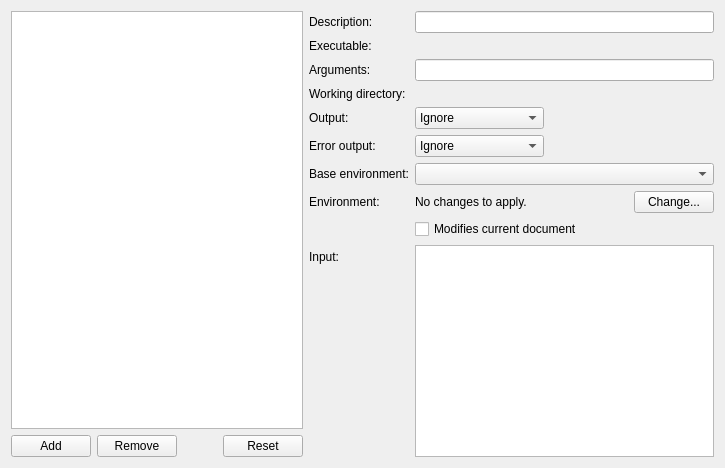
<?xml version="1.0" encoding="UTF-8"?>
<ui version="4.0">
 <class>Core::Internal::ExternalToolConfig</class>
 <widget class="QWidget" name="Core::Internal::ExternalToolConfig">
  <property name="geometry">
   <rect>
    <x>0</x>
    <y>0</y>
    <width>725</width>
    <height>468</height>
   </rect>
  </property>
  <property name="windowTitle">
   <string/>
  </property>
  <layout class="QHBoxLayout" name="horizontalLayout_2">
   <item>
    <layout class="QVBoxLayout" name="verticalLayout">
     <item>
      <widget class="QTreeView" name="toolTree">
       <property name="dragEnabled">
        <bool>true</bool>
       </property>
       <property name="dragDropMode">
        <enum>QAbstractItemView::InternalMove</enum>
       </property>
       <attribute name="headerVisible">
        <bool>false</bool>
       </attribute>
       <attribute name="headerDefaultSectionSize">
        <number>21</number>
       </attribute>
      </widget>
     </item>
     <item>
      <layout class="QHBoxLayout" name="horizontalLayout">
       <item>
        <widget class="QPushButton" name="addButton">
         <property name="toolTip">
          <string>Add tool.</string>
         </property>
         <property name="text">
          <string>Add</string>
         </property>
        </widget>
       </item>
       <item>
        <widget class="QPushButton" name="removeButton">
         <property name="toolTip">
          <string>Remove tool.</string>
         </property>
         <property name="text">
          <string>Remove</string>
         </property>
        </widget>
       </item>
       <item>
        <spacer name="horizontalSpacer">
         <property name="orientation">
          <enum>Qt::Horizontal</enum>
         </property>
         <property name="sizeHint" stdset="0">
          <size>
           <width>40</width>
           <height>20</height>
          </size>
         </property>
        </spacer>
       </item>
       <item>
        <widget class="QPushButton" name="revertButton">
         <property name="toolTip">
          <string>Revert tool to default.</string>
         </property>
         <property name="text">
          <string>Reset</string>
         </property>
        </widget>
       </item>
      </layout>
     </item>
    </layout>
   </item>
   <item>
    <widget class="QScrollArea" name="scrollArea">
     <property name="sizePolicy">
      <sizepolicy hsizetype="Expanding" vsizetype="Expanding">
       <horstretch>10</horstretch>
       <verstretch>0</verstretch>
      </sizepolicy>
     </property>
     <property name="frameShape">
      <enum>QFrame::NoFrame</enum>
     </property>
     <property name="frameShadow">
      <enum>QFrame::Plain</enum>
     </property>
     <property name="lineWidth">
      <number>0</number>
     </property>
     <property name="widgetResizable">
      <bool>true</bool>
     </property>
     <widget class="QWidget" name="scrollAreaWidgetContents">
      <property name="geometry">
       <rect>
        <x>0</x>
        <y>0</y>
        <width>396</width>
        <height>444</height>
       </rect>
      </property>
      <layout class="QVBoxLayout" name="verticalLayout_2">
       <property name="leftMargin">
        <number>0</number>
       </property>
       <property name="topMargin">
        <number>0</number>
       </property>
       <property name="rightMargin">
        <number>0</number>
       </property>
       <property name="bottomMargin">
        <number>0</number>
       </property>
       <item>
        <widget class="QWidget" name="infoWidget" native="true">
         <property name="sizePolicy">
          <sizepolicy hsizetype="Preferred" vsizetype="Preferred">
           <horstretch>10</horstretch>
           <verstretch>0</verstretch>
          </sizepolicy>
         </property>
         <layout class="QFormLayout" name="formLayout">
          <property name="fieldGrowthPolicy">
           <enum>QFormLayout::ExpandingFieldsGrow</enum>
          </property>
          <property name="leftMargin">
           <number>0</number>
          </property>
          <property name="topMargin">
           <number>0</number>
          </property>
          <property name="rightMargin">
           <number>0</number>
          </property>
          <property name="bottomMargin">
           <number>0</number>
          </property>
          <item row="0" column="0">
           <widget class="QLabel" name="descriptionLabel">
            <property name="text">
             <string>Description:</string>
            </property>
           </widget>
          </item>
          <item row="0" column="1">
           <widget class="QLineEdit" name="description"/>
          </item>
          <item row="1" column="0">
           <widget class="QLabel" name="executableLabel">
            <property name="text">
             <string>Executable:</string>
            </property>
           </widget>
          </item>
          <item row="1" column="1">
           <widget class="Utils::PathChooser" name="executable" native="true"/>
          </item>
          <item row="2" column="0">
           <widget class="QLabel" name="argumentsLabel">
            <property name="text">
             <string>Arguments:</string>
            </property>
           </widget>
          </item>
          <item row="2" column="1">
           <widget class="QLineEdit" name="arguments"/>
          </item>
          <item row="3" column="0">
           <widget class="QLabel" name="workingDirectoryLabel">
            <property name="text">
             <string>Working directory:</string>
            </property>
           </widget>
          </item>
          <item row="3" column="1">
           <widget class="Utils::PathChooser" name="workingDirectory" native="true"/>
          </item>
          <item row="4" column="0">
           <widget class="QLabel" name="outputLabel">
            <property name="toolTip">
             <string>&lt;html&gt;&lt;head/&gt;&lt;body&gt;
&lt;p&gt;What to do with the executable's standard output.
&lt;ul&gt;&lt;li&gt;Ignore: Do nothing with it.&lt;/li&gt;&lt;li&gt;Show in pane: Show it in the general output pane.&lt;/li&gt;&lt;li&gt;Replace selection: Replace the current selection in the current document with it.&lt;/li&gt;&lt;/ul&gt;&lt;/p&gt;&lt;/body&gt;&lt;/html&gt;
</string>
            </property>
            <property name="text">
             <string>Output:</string>
            </property>
           </widget>
          </item>
          <item row="4" column="1">
           <widget class="QComboBox" name="outputBehavior">
            <item>
             <property name="text">
              <string>Ignore</string>
             </property>
            </item>
            <item>
             <property name="text">
              <string>Show in Pane</string>
             </property>
            </item>
            <item>
             <property name="text">
              <string>Replace Selection</string>
             </property>
            </item>
           </widget>
          </item>
          <item row="5" column="0">
           <widget class="QLabel" name="errorOutputLabel">
            <property name="toolTip">
             <string>&lt;html&gt;&lt;head&gt;&lt;body&gt;
&lt;p &gt;What to do with the executable's standard error output.&lt;/p&gt;
&lt;ul&gt;&lt;li&gt;Ignore: Do nothing with it.&lt;/li&gt;
&lt;li&gt;Show in pane: Show it in the general output pane.&lt;/li&gt;
&lt;li&gt;Replace selection: Replace the current selection in the current document with it.&lt;/li&gt;
&lt;/ul&gt;&lt;/body&gt;&lt;/html&gt;</string>
            </property>
            <property name="text">
             <string>Error output:</string>
            </property>
           </widget>
          </item>
          <item row="5" column="1">
           <widget class="QComboBox" name="errorOutputBehavior">
            <item>
             <property name="text">
              <string>Ignore</string>
             </property>
            </item>
            <item>
             <property name="text">
              <string>Show in Pane</string>
             </property>
            </item>
            <item>
             <property name="text">
              <string>Replace Selection</string>
             </property>
            </item>
           </widget>
          </item>
          <item row="7" column="0">
           <widget class="QLabel" name="label_2">
            <property name="text">
             <string>Environment:</string>
            </property>
           </widget>
          </item>
          <item row="7" column="1">
           <layout class="QHBoxLayout" name="horizontalLayout_3">
            <property name="spacing">
             <number>0</number>
            </property>
            <item>
             <widget class="QLabel" name="environmentLabel">
              <property name="sizePolicy">
               <sizepolicy hsizetype="Expanding" vsizetype="Preferred">
                <horstretch>0</horstretch>
                <verstretch>0</verstretch>
               </sizepolicy>
              </property>
              <property name="text">
               <string>No changes to apply.</string>
              </property>
             </widget>
            </item>
            <item>
             <widget class="QPushButton" name="environmentButton">
              <property name="text">
               <string>Change...</string>
              </property>
             </widget>
            </item>
           </layout>
          </item>
          <item row="8" column="1">
           <widget class="QCheckBox" name="modifiesDocumentCheckbox">
            <property name="toolTip">
             <string>If the tool modifies the current document, set this flag to ensure that the document is saved before running the tool and is reloaded after the tool finished.</string>
            </property>
            <property name="text">
             <string>Modifies current document</string>
            </property>
           </widget>
          </item>
          <item row="9" column="0">
           <widget class="QLabel" name="inputLabel">
            <property name="toolTip">
             <string>Text to pass to the executable via standard input. Leave empty if the executable should not receive any input.</string>
            </property>
            <property name="text">
             <string>Input:</string>
            </property>
           </widget>
          </item>
          <item row="9" column="1">
           <widget class="QPlainTextEdit" name="inputText">
            <property name="sizePolicy">
             <sizepolicy hsizetype="Expanding" vsizetype="Expanding">
              <horstretch>0</horstretch>
              <verstretch>10</verstretch>
             </sizepolicy>
            </property>
            <property name="lineWrapMode">
             <enum>QPlainTextEdit::NoWrap</enum>
            </property>
           </widget>
          </item>
          <item row="6" column="0">
           <widget class="QLabel" name="baseEnvironmentLabel">
            <property name="text">
             <string>Base environment:</string>
            </property>
           </widget>
          </item>
          <item row="6" column="1">
           <widget class="QComboBox" name="baseEnvironment">
            <property name="sizePolicy">
             <sizepolicy hsizetype="Expanding" vsizetype="Fixed">
              <horstretch>0</horstretch>
              <verstretch>0</verstretch>
             </sizepolicy>
            </property>
           </widget>
          </item>
         </layout>
        </widget>
       </item>
      </layout>
     </widget>
    </widget>
   </item>
  </layout>
 </widget>
 <customwidgets>
  <customwidget>
   <class>Utils::PathChooser</class>
   <extends>QWidget</extends>
   <header location="global">utils/pathchooser.h</header>
   <container>1</container>
   <slots>
    <signal>editingFinished()</signal>
    <signal>browsingFinished()</signal>
   </slots>
  </customwidget>
 </customwidgets>
 <tabstops>
  <tabstop>toolTree</tabstop>
  <tabstop>addButton</tabstop>
  <tabstop>removeButton</tabstop>
  <tabstop>revertButton</tabstop>
  <tabstop>description</tabstop>
  <tabstop>executable</tabstop>
  <tabstop>arguments</tabstop>
  <tabstop>workingDirectory</tabstop>
  <tabstop>outputBehavior</tabstop>
  <tabstop>errorOutputBehavior</tabstop>
  <tabstop>environmentButton</tabstop>
  <tabstop>modifiesDocumentCheckbox</tabstop>
  <tabstop>inputText</tabstop>
 </tabstops>
 <resources/>
 <connections/>
</ui>
